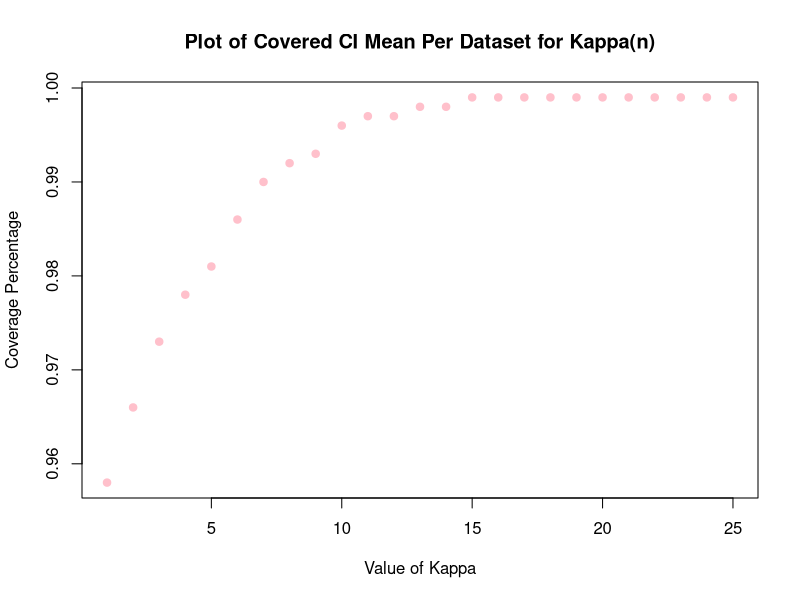
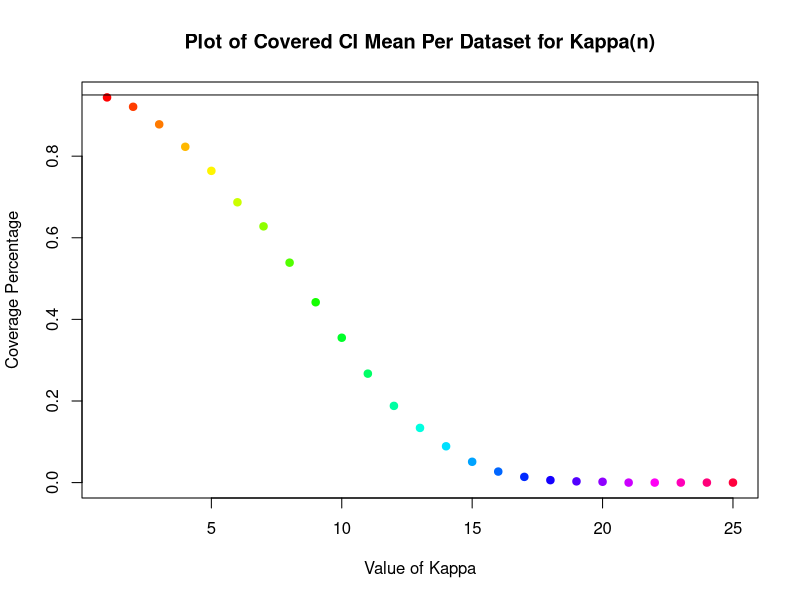

The R source for these figures, in order:
## ---- chunk 1
library(knitr)
knitr::opts_chunk$set(echo=TRUE, 
                      cache=FALSE, 
                      fig.width=5, 
                      fig.height=5,
                      fig.align='center')
r = function(x, digits=2){ round(x, digits=digits) }
indent1 = '    '      
indent2 = paste(rep(indent1, 2), collapse='')
library(tidyverse)
library(reshape2)
library(magrittr)
## ---- chunk 2
 #The data
    normal.samples<- data.frame(rnorm(10, 0, 1))
  for (k in 1:1000) {
  normal.samples[k] <- data.frame(rnorm(10, 0, 1)) 
   }
 
  

#the averages for each dataset
averages = matrix(NA, nrow=1000, ncol=1)
colnames(averages) <- c("Mean Under Dataset")
rownames(averages) <- c (1:1000)

  for (i in 1:1000){
  averages[i]<-(mean(normal.samples[,i]))
  } 
#averages

coverages <- matrix(NA, ncol=1, nrow = 25)
colnames(coverages) <- "coverage"
head(coverages)

zero.in.intervaltruth<-rep(0,25)
lowerbound <-data.frame(qnorm(.025, mean=averages*10/(5+10), sd=sqrt(1/(5+10)))) 
#used to get a dataframe for loop
upperbound <-data.frame(qnorm(.975, mean=averages*10/(5+10), sd=sqrt(1/(5+10))))
#used to get a dataframe for loop
set.seed(1)
for (k in 1:25){
  
lowerbound[k] <-data.frame(qnorm(.025, mean=averages*10/(k+10), sd=sqrt(1/(k+10))))
upperbound[k] <-data.frame(qnorm(.975, mean=averages*10/(k+10), sd=sqrt(1/(k+10))))
zero.in.intervaltruth[k] <-  sum(lowerbound[k]<0 & 0<upperbound[k])
kappas <- zero.in.intervaltruth[1:25]
coverages[k] <- kappas[k]/1000

}

plot(coverages, col="pink", xlab="Value of Kappa", 
     ylab="Coverage Percentage", 
     main="Plot of Covered CI Mean Per Dataset for Kappa(n)", pch=19)
abline(h=.95)




## ---- chunk 3
  
   #The data

normal.samples2<-data.frame(rnorm(10, 1, 1))

     for (k in 1:1000) {
  normal.samples2[k] <- data.frame(rnorm(10, 1, 1)) 
   }


#the averages for each dataset
averages2 = matrix(NA, nrow=1000, ncol=1)
colnames(averages2) <- c("Mean Under Dataset")
rownames(averages2) <- c (1:1000)

 
  for (i in 1:1000){
  averages2[i]<-(mean(normal.samples2[,i]))
  } 
#averages2

coverages2 <- matrix(NA, ncol=1, nrow = 25)
colnames(coverages2) <- "coverage"
#head(coverages2)




lowerbound2 <-data.frame(qnorm(.025, mean=averages*10/(5+10), sd=sqrt(1/(5+10)))) 
#used to get data frame for loop
upperbound2 <-data.frame(qnorm(.975, mean=averages*10/(5+10), sd=sqrt(1/(5+10)))) 
#used to get data frame for loop
one.in.intervaltruth<- rep(0,25)

for (k in 1:25){
  
lowerbound2[k] <-data.frame(qnorm(.025, mean=averages2*10/(k+10), sd=sqrt(1/(k+10))))
upperbound2[k] <-data.frame(qnorm(.975, mean=averages2*10/(k+10), sd=sqrt(1/(k+10))))
one.in.intervaltruth[k] <-  sum(lowerbound2[k]<1 & 1<upperbound2[k])
kappas2 <- one.in.intervaltruth[1:25]
coverages2[k] <- one.in.intervaltruth[k]/1000

}
#head(lowerbound2)
#head(coverages2)
#head(one.in.intervaltruth)


plot(coverages2, col=rainbow(25), xlab="Value of Kappa", 
     ylab="Coverage Percentage",
     main="Plot of Covered CI Mean Per Dataset for Kappa(n)", pch=19)
abline(h=.95, col="black")




## ---- chunk 4
#install.packages("MCMCpack")
library(MCMCpack)
#?rdirichlet
#rdirichlet(1, c(1, 1, 1))
#rdirichlet(1, c(1, 1, 100))
#rdirichlet(1, c(100, 100, 100))

## ---- chunk 5
set.seed(1)
CandidatesPercentages <- matrix(NA, nrow=3, ncol=1)
rownames(CandidatesPercentages) <- c("Greg Orman", "Randall Batson", "Pat Roberts")
colnames(CandidatesPercentages) <- "Voter Percentages After Chad Taylor Drop"

CandidatesPercentages[1] <- (32*.7+20)/100
CandidatesPercentages[2] <- (32*.2+4)/100
CandidatesPercentages [3] <- (32*.1+37)/100

CandidatesPercentages 
#this matrix shows the percentage in shared votes per candidate after Taylor Drops



ExpectedVotes <- matrix(NA, nrow=3, ncol=1)
rownames(ExpectedVotes) <- c("Greg Orman", "Randall Batson", "Pat Roberts")
colnames(ExpectedVotes) <- "Expected Number of Votes For Each Candidate"

ExpectedVotes[1] <- round((32*.7+20)/100 * 560)
ExpectedVotes[2] <- round((32*.2+4)/100 *560)
ExpectedVotes[3] <- round((32*.1+37)/100 * 560)

ExpectedVotes
#expected votes number according to poll of 560 voters. 

  

#since undecided voters are still equally likely to vote equally between the three, 
#we can reparameterize in the form of .07*560/3 which equals 13.0666 since its possible all undecided voters splitvotes equally towards one candidate, rounded to 13

#we know from class that the posterior of a multinomial and dirshlet is also a dirishlet
set.seed(1)
dirish.samples <- rdirichlet(1000, c(13+ExpectedVotes[1], 13+ExpectedVotes[2], 13+ExpectedVotes[3]))
colnames(dirish.samples) <- c("Greg Orman","Randal Batson","Pat Roberts")
head(dirish.samples) #col 1 is Greg Orman, 2 is Randal Batson, 3 is Pat Roberts


RobertsoverGregprobability <- sum(dirish.samples[,3] > dirish.samples[,1])/1000
#occurences when Pat Roberts vote share is greater than Greg Orman...
#...divided by the 1000(the election similations)
RobertsoverGregprobability #Probability People in Kansas support Pat Roberts over Greg Orman
#with this result, we chose to split the undecided voters evenly between candidates...
#...in part C since they are wildcards

## ---- chunk 6
voter.turnout.prob <- rbeta(10000, 40, 60)
head(voter.turnout.prob) # the amount of voters who vote from population per similuated election
Candidates <- matrix(NA, nrow=4, ncol = 1)
rownames(Candidates) <- c("Pat Roberts","Greg Orman","Randall Batson","Undecided")
colnames(Candidates) <- "Votes Expected Per 623 Votes"
Candidates[1] <- round(.42 * 623)
Candidates[2] <- round(.44 * 623)
Candidates[3] <- round(.04 *623)
Candidates[4] <- round(.10*623)
Candidates #for orginization purposes
#we split undecided voters as equal for each candidate such tht 62/3 is approx.
#21 votes for each candidate rounded.

voter.turnout<- 100000*voter.turnout.prob
head(voter.turnout) # each element is a turnout of voters for that similuated election

sim.share.of.votes <- rdirichlet(10000, c(521, 545, 117))
colnames(sim.share.of.votes)<- c("Pat Roberts","Greg Orman","Randall Patson")
head(sim.share.of.votes) #amount of vote percentage share for candidates, each row is a similated election

#how I got the parameters above for rdirichlet?
#We added both data from part b and part c together, the following matrix shows how we arrived at these parameters
Our.Parameters <- matrix(NA, nrow = 4, ncol=1)
row.names(Our.Parameters) <- c("Pat Roberts", "Greg Orman", "Randall Batson", "Total")
Our.Parameters[1] <- (13+225)+(21+262)
Our.Parameters[2] <- (13+237)+(21+274)
Our.Parameters[3] <- (13+58)+(21+25)
Our.Parameters[4]<- sum(Our.Parameters[1]+Our.Parameters[2]+Our.Parameters[3])
Our.Parameters
#We added both datasets together for the new updated prior, 560+623 total votes
#from the first parenthesis, we equally spread undecided votes to the candidates which led to 13 (rounded)
#plus the redistributed votes after Chad Taylor dropped from the race, then we added the new information...
#added undecided votes equally amongst candidates which led to plus 21 votes (rounded) for each candidate
#then calculated percentages in new data in part c into counts which were rounded to integers...
#... calculations of these counts in matrix "Candidates"

Total.Votes.PerCandidate.Perelection <- matrix(NA, nrow=10000, ncol=3)
colnames(Total.Votes.PerCandidate.Perelection) <- c("Pat Roberts", "Greg Orman", "Randall Batson")

Total.Votes.PerCandidate.Perelection[,1] <- sim.share.of.votes[,1]*voter.turnout
Total.Votes.PerCandidate.Perelection[,2] <- sim.share.of.votes[,2]*voter.turnout
Total.Votes.PerCandidate.Perelection[,3] <- sim.share.of.votes[,3]*voter.turnout

head(Total.Votes.PerCandidate.Perelection)


sum(Total.Votes.PerCandidate.Perelection[,2] > 20000 & 
      (Total.Votes.PerCandidate.Perelection[,2] > (Total.Votes.PerCandidate.Perelection[,1] )))/10000
#probability of Orman getting at least 20,000 votes and winnnig. 
#assuming person who has most votes out of all three wins election. 
#Winner between Orman and Roberts, Batson irrelev. 

## ---- chunk 7
set.seed(1)
voteshare<-data.frame(Total.Votes.PerCandidate.Perelection)

votesharediff<- data.frame(abs(voteshare[,1]-voteshare[,2]))
diff.vs.randall<- cbind(votesharediff, Total.Votes.PerCandidate.Perelection[,3])

sum(diff.vs.randall[,1] < diff.vs.randall[,2])/10000
